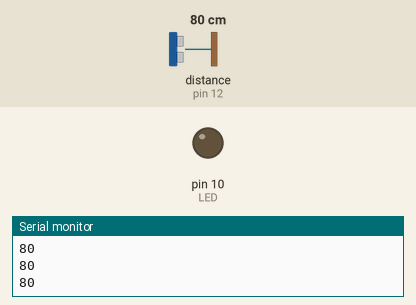
This sketch was run on a simulated Arduino Uno, built with avr-gcc and run on an emulated ATmega328P. Shown: output pins drawn as LEDs (lit = HIGH), the last lines printed to the serial monitor. Inputs (shaded band) come from the test bench; at power-on: distance to the obstacle (sensor on pin 12) 80 cm. The echo pulse lasts 58.3 µs per cm.

Above: at 1.3 s.
1.4 s: distance to the obstacle (sensor on pin 12) set to 33 cm
2.9 s: distance to the obstacle (sensor on pin 12) set to 28 cm
At 3.5 s:
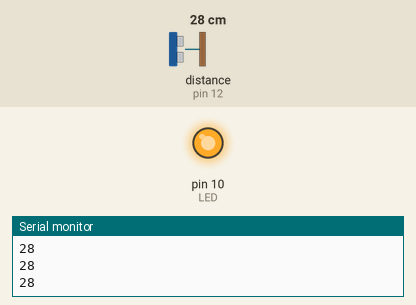
4.4 s: distance to the obstacle (sensor on pin 12) set to 35 cm
At 5.6 s:
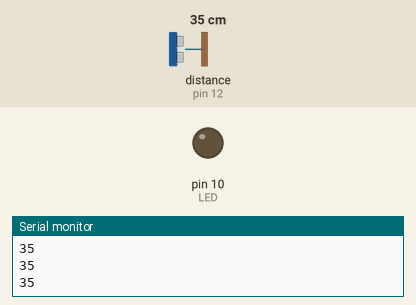
5.9 s: distance to the obstacle (sensor on pin 12) set to 2 cm
At 6.8 s:
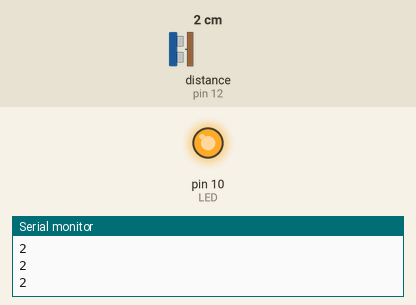
Timing chart, 0 to 8.5 s (numbered marks = the images above; inputs shaded):
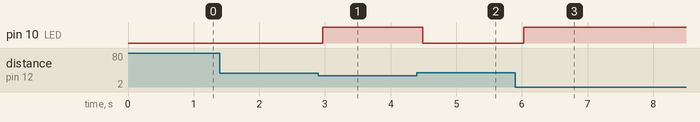

Measured:
- the behaviour switches between 30 and 29 cm on distance to the obstacle (sensor on pin 12) (found by bisection; images 0 and 1)
- after the input at 2.9 s, pin 10 (LED): LOW → HIGH after 0.06 s
- after the input at 4.4 s, pin 10 (LED): HIGH → LOW after 0.09 s
- after the input at 5.9 s, pin 10 (LED): LOW → HIGH after 0.12 s

The sketch:

SonarDistanceDetection.ino
```cpp
#include <SR04.h>

#define LED 10
#define ECHO 11
#define MICROPHONE 12

#define DELAY_TIME 100
#define SERIAL_PORT 9600

SR04 sensor = SR04(ECHO, MICROPHONE);
long distance;

void setup() {

  Serial.begin(SERIAL_PORT);
  pinMode(LED, OUTPUT);

  distance = 0;
  delay(DELAY_TIME);

}

void loop() {
  distance = sensor.Distance();
  Serial.println(distance);

  if(distance < 30){
    digitalWrite(LED, HIGH);
  } else {
    digitalWrite(LED, LOW);
  }

  delay(DELAY_TIME);
}
```
